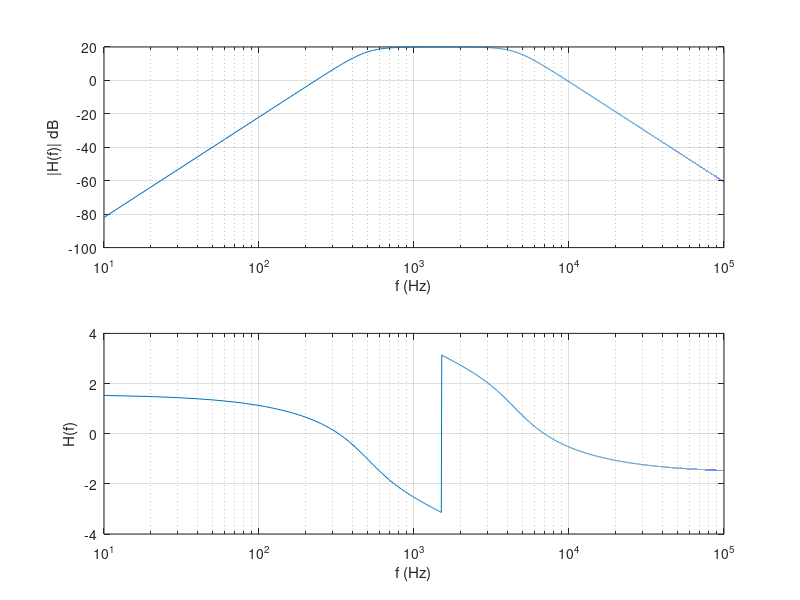

Here is the MATLAB script that generated this plot:
%%ECE 102 - PROJECT PART 1
% Marc Abou Jaoude
%Variables
f = 10:10:1e5;
w = 2 * pi * f;
Rf = 21.22e3;
Ri = Rf;
c = 15e-9;
%High pass
H1 = (-Rf/Ri)*(w*j)./(w*j+1./(Ri*c));
R1 = 10.61e3;
R2 = 42.44e3;
H2 = ((w*j).^2)./((w*j).^2+2/(R2*c)*(w*j)+1/(R1*R2*c^2));
%Low Pass
Rf = 10e3;
Ri = 10e3;
c1 = 3.5e-9;
H3 = (-Rf/Ri)*(1./(Rf*c1))./(w*j+(1./(Rf*c1)));
R = 10e3;
c1 = 7.07e-9;
c2 = 1.77e-9;
H4 = (1/(R^2*c1*c2))./((w*j).^2+2/(R*c1)*(w*j)+1/(c1*c2*R^2));
H5 = -10;
H = H1.*H2.*H3.*H4*H5;
%plots
subplot(2,1,1)
semilogx(f, 20*log10(abs(H)))
grid
xlabel('f (Hz)')
ylabel('|H(f)| dB')
subplot(2,1,2)
semilogx(f, angle(H))
grid
xlabel('f (Hz)')
ylabel('H(f)')
